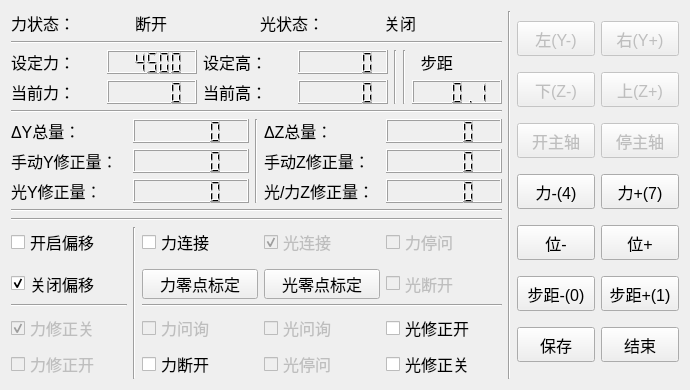
<?xml version="1.0" encoding="UTF-8"?>
<ui version="4.0">
 <class>FSWClass</class>
 <widget class="QWidget" name="FSWClass">
  <property name="geometry">
   <rect>
    <x>0</x>
    <y>0</y>
    <width>690</width>
    <height>390</height>
   </rect>
  </property>
  <property name="sizePolicy">
   <sizepolicy hsizetype="Minimum" vsizetype="Minimum">
    <horstretch>0</horstretch>
    <verstretch>0</verstretch>
   </sizepolicy>
  </property>
  <property name="minimumSize">
   <size>
    <width>690</width>
    <height>390</height>
   </size>
  </property>
  <property name="contextMenuPolicy">
   <enum>Qt::ActionsContextMenu</enum>
  </property>
  <property name="windowTitle">
   <string>FSW</string>
  </property>
  <property name="autoFillBackground">
   <bool>false</bool>
  </property>
  <layout class="QGridLayout" name="gridLayout_7">
   <item row="0" column="0">
    <layout class="QHBoxLayout" name="horizontalLayout" stretch="10,0,2">
     <item>
      <layout class="QVBoxLayout" name="verticalLayout" stretch="1,0,4,0,5,0,0,0">
       <item>
        <layout class="QGridLayout" name="gridLayout">
         <item row="0" column="0">
          <widget class="QLabel" name="mlabel1">
           <property name="font">
            <font>
             <pointsize>12</pointsize>
            </font>
           </property>
           <property name="text">
            <string>力状态：</string>
           </property>
          </widget>
         </item>
         <item row="0" column="1">
          <widget class="QLabel" name="mlabel_sri_status_connect">
           <property name="font">
            <font>
             <pointsize>12</pointsize>
            </font>
           </property>
           <property name="text">
            <string>断开</string>
           </property>
          </widget>
         </item>
         <item row="0" column="2">
          <widget class="QLabel" name="mlabel_rsie_status_onoff">
           <property name="enabled">
            <bool>true</bool>
           </property>
           <property name="font">
            <font>
             <pointsize>12</pointsize>
            </font>
           </property>
           <property name="text">
            <string>光状态：</string>
           </property>
          </widget>
         </item>
         <item row="0" column="3">
          <widget class="QLabel" name="mlabel_plaser_status_onoff">
           <property name="enabled">
            <bool>true</bool>
           </property>
           <property name="font">
            <font>
             <pointsize>12</pointsize>
            </font>
           </property>
           <property name="text">
            <string>关闭</string>
           </property>
          </widget>
         </item>
        </layout>
       </item>
       <item>
        <widget class="Line" name="line_3">
         <property name="orientation">
          <enum>Qt::Horizontal</enum>
         </property>
        </widget>
       </item>
       <item>
        <layout class="QGridLayout" name="gridLayout_5">
         <item row="0" column="0">
          <widget class="QLabel" name="label_2">
           <property name="enabled">
            <bool>true</bool>
           </property>
           <property name="font">
            <font>
             <pointsize>12</pointsize>
            </font>
           </property>
           <property name="text">
            <string>设定力：</string>
           </property>
          </widget>
         </item>
         <item row="0" column="1">
          <widget class="QLCDNumber" name="mlcdnumber_sri_fzsetting">
           <property name="enabled">
            <bool>true</bool>
           </property>
           <property name="font">
            <font>
             <family>Adobe 仿宋 Std R</family>
             <pointsize>16</pointsize>
             <weight>50</weight>
             <bold>false</bold>
            </font>
           </property>
           <property name="value" stdset="0">
            <double>4500.000000000000000</double>
           </property>
           <property name="intValue" stdset="0">
            <number>4500</number>
           </property>
          </widget>
         </item>
         <item row="1" column="0">
          <widget class="QLabel" name="label_25">
           <property name="font">
            <font>
             <pointsize>12</pointsize>
            </font>
           </property>
           <property name="text">
            <string>当前力：</string>
           </property>
          </widget>
         </item>
         <item row="1" column="1">
          <widget class="QLCDNumber" name="mlcdnumber_sri_Fz">
           <property name="enabled">
            <bool>true</bool>
           </property>
           <property name="minimumSize">
            <size>
             <width>0</width>
             <height>22</height>
            </size>
           </property>
           <property name="font">
            <font>
             <family>Adobe 黑体 Std R</family>
             <pointsize>16</pointsize>
            </font>
           </property>
          </widget>
         </item>
         <item row="0" column="6">
          <widget class="QLabel" name="label_19">
           <property name="font">
            <font>
             <pointsize>12</pointsize>
            </font>
           </property>
           <property name="text">
            <string>  步距</string>
           </property>
          </widget>
         </item>
         <item row="0" column="2">
          <widget class="QLabel" name="label_4">
           <property name="font">
            <font>
             <pointsize>12</pointsize>
            </font>
           </property>
           <property name="text">
            <string>设定高：</string>
           </property>
          </widget>
         </item>
         <item row="0" column="3">
          <widget class="QLCDNumber" name="mlcdnumber_plaser_vlotageset">
           <property name="value" stdset="0">
            <double>0.000000000000000</double>
           </property>
           <property name="intValue" stdset="0">
            <number>0</number>
           </property>
          </widget>
         </item>
         <item row="1" column="2">
          <widget class="QLabel" name="label_5">
           <property name="font">
            <font>
             <pointsize>12</pointsize>
            </font>
           </property>
           <property name="text">
            <string>当前高：</string>
           </property>
          </widget>
         </item>
         <item row="1" column="3">
          <widget class="QLCDNumber" name="mlcdnumber_plaser_vlotagenow"/>
         </item>
         <item row="1" column="6">
          <widget class="QLCDNumber" name="mlcdnumber_rsi_man_step">
           <property name="font">
            <font>
             <pointsize>12</pointsize>
            </font>
           </property>
           <property name="value" stdset="0">
            <double>0.100000000000000</double>
           </property>
          </widget>
         </item>
         <item row="0" column="5" rowspan="2">
          <widget class="Line" name="line_4">
           <property name="orientation">
            <enum>Qt::Vertical</enum>
           </property>
          </widget>
         </item>
         <item row="0" column="4" rowspan="2">
          <widget class="Line" name="line_9">
           <property name="orientation">
            <enum>Qt::Vertical</enum>
           </property>
          </widget>
         </item>
        </layout>
       </item>
       <item>
        <widget class="Line" name="line_2">
         <property name="orientation">
          <enum>Qt::Horizontal</enum>
         </property>
        </widget>
       </item>
       <item>
        <layout class="QGridLayout" name="gridLayout_4">
         <item row="0" column="0">
          <widget class="QLabel" name="label_18">
           <property name="enabled">
            <bool>true</bool>
           </property>
           <property name="font">
            <font>
             <pointsize>12</pointsize>
            </font>
           </property>
           <property name="text">
            <string>ΔY总量：</string>
           </property>
          </widget>
         </item>
         <item row="0" column="1">
          <widget class="QLCDNumber" name="lcdnumber_rsi_dy">
           <property name="enabled">
            <bool>true</bool>
           </property>
           <property name="minimumSize">
            <size>
             <width>0</width>
             <height>24</height>
            </size>
           </property>
           <property name="font">
            <font>
             <pointsize>12</pointsize>
            </font>
           </property>
          </widget>
         </item>
         <item row="0" column="3">
          <widget class="QLabel" name="label_21">
           <property name="font">
            <font>
             <pointsize>12</pointsize>
            </font>
           </property>
           <property name="text">
            <string>ΔZ总量：</string>
           </property>
          </widget>
         </item>
         <item row="0" column="4">
          <widget class="QLCDNumber" name="lcdnumber_rsi_dz">
           <property name="minimumSize">
            <size>
             <width>0</width>
             <height>24</height>
            </size>
           </property>
           <property name="font">
            <font>
             <pointsize>12</pointsize>
            </font>
           </property>
          </widget>
         </item>
         <item row="1" column="0">
          <widget class="QLabel" name="label_10">
           <property name="font">
            <font>
             <pointsize>12</pointsize>
            </font>
           </property>
           <property name="text">
            <string>手动Y修正量：</string>
           </property>
          </widget>
         </item>
         <item row="1" column="1">
          <widget class="QLCDNumber" name="mlcdnumber_rsi_man_sum_y">
           <property name="minimumSize">
            <size>
             <width>0</width>
             <height>24</height>
            </size>
           </property>
           <property name="font">
            <font>
             <pointsize>12</pointsize>
            </font>
           </property>
          </widget>
         </item>
         <item row="1" column="3">
          <widget class="QLabel" name="label_9">
           <property name="font">
            <font>
             <pointsize>12</pointsize>
            </font>
           </property>
           <property name="text">
            <string>手动Z修正量：</string>
           </property>
          </widget>
         </item>
         <item row="1" column="4">
          <widget class="QLCDNumber" name="mlcdnumber_rsi_man_sum_z">
           <property name="minimumSize">
            <size>
             <width>0</width>
             <height>24</height>
            </size>
           </property>
           <property name="font">
            <font>
             <pointsize>12</pointsize>
            </font>
           </property>
           <property name="smallDecimalPoint">
            <bool>false</bool>
           </property>
           <property name="value" stdset="0">
            <double>0.000000000000000</double>
           </property>
          </widget>
         </item>
         <item row="2" column="3">
          <widget class="QLabel" name="label_42">
           <property name="font">
            <font>
             <pointsize>12</pointsize>
            </font>
           </property>
           <property name="text">
            <string>光/力Z修正量：</string>
           </property>
          </widget>
         </item>
         <item row="2" column="4">
          <widget class="QLCDNumber" name="mlcdnumber_sri_correct_sum_z">
           <property name="enabled">
            <bool>true</bool>
           </property>
           <property name="minimumSize">
            <size>
             <width>0</width>
             <height>24</height>
            </size>
           </property>
           <property name="font">
            <font>
             <pointsize>12</pointsize>
            </font>
           </property>
          </widget>
         </item>
         <item row="2" column="0">
          <widget class="QLabel" name="label">
           <property name="font">
            <font>
             <pointsize>12</pointsize>
            </font>
           </property>
           <property name="text">
            <string>光Y修正量：</string>
           </property>
          </widget>
         </item>
         <item row="2" column="1">
          <widget class="QLCDNumber" name="lcdNumber">
           <property name="minimumSize">
            <size>
             <width>0</width>
             <height>24</height>
            </size>
           </property>
           <property name="font">
            <font>
             <pointsize>12</pointsize>
            </font>
           </property>
          </widget>
         </item>
         <item row="0" column="2" rowspan="3">
          <widget class="Line" name="line_10">
           <property name="orientation">
            <enum>Qt::Vertical</enum>
           </property>
          </widget>
         </item>
        </layout>
       </item>
       <item>
        <widget class="Line" name="line_5">
         <property name="orientation">
          <enum>Qt::Horizontal</enum>
         </property>
        </widget>
       </item>
       <item>
        <widget class="Line" name="line_11">
         <property name="orientation">
          <enum>Qt::Horizontal</enum>
         </property>
        </widget>
       </item>
       <item>
        <layout class="QGridLayout" name="gridLayout_6">
         <item row="6" column="3">
          <widget class="QCheckBox" name="checkBox_5">
           <property name="enabled">
            <bool>false</bool>
           </property>
           <property name="font">
            <font>
             <pointsize>12</pointsize>
            </font>
           </property>
           <property name="text">
            <string>光停问</string>
           </property>
           <property name="checked">
            <bool>false</bool>
           </property>
          </widget>
         </item>
         <item row="1" column="1" rowspan="6">
          <widget class="Line" name="line_6">
           <property name="orientation">
            <enum>Qt::Vertical</enum>
           </property>
          </widget>
         </item>
         <item row="4" column="2" colspan="3">
          <widget class="Line" name="line_7">
           <property name="orientation">
            <enum>Qt::Horizontal</enum>
           </property>
          </widget>
         </item>
         <item row="4" column="0">
          <widget class="Line" name="line_8">
           <property name="orientation">
            <enum>Qt::Horizontal</enum>
           </property>
          </widget>
         </item>
         <item row="1" column="0">
          <widget class="QCheckBox" name="checkbox_rsi_on">
           <property name="font">
            <font>
             <pointsize>12</pointsize>
            </font>
           </property>
           <property name="text">
            <string>开启偏移</string>
           </property>
          </widget>
         </item>
         <item row="3" column="0">
          <widget class="QCheckBox" name="checkbox_rsi_off">
           <property name="font">
            <font>
             <pointsize>12</pointsize>
            </font>
           </property>
           <property name="text">
            <string>关闭偏移</string>
           </property>
           <property name="checked">
            <bool>true</bool>
           </property>
          </widget>
         </item>
         <item row="5" column="0">
          <widget class="QCheckBox" name="mcheckbox_sri_status_off">
           <property name="enabled">
            <bool>false</bool>
           </property>
           <property name="font">
            <font>
             <pointsize>12</pointsize>
            </font>
           </property>
           <property name="text">
            <string>力修正关</string>
           </property>
           <property name="checked">
            <bool>true</bool>
           </property>
          </widget>
         </item>
         <item row="6" column="0">
          <widget class="QCheckBox" name="mcheckbox_sri_status_on">
           <property name="enabled">
            <bool>false</bool>
           </property>
           <property name="font">
            <font>
             <pointsize>12</pointsize>
            </font>
           </property>
           <property name="text">
            <string>力修正开</string>
           </property>
          </widget>
         </item>
         <item row="6" column="2">
          <widget class="QCheckBox" name="mcheckbox_sri_disconnect">
           <property name="font">
            <font>
             <pointsize>12</pointsize>
            </font>
           </property>
           <property name="text">
            <string>力断开</string>
           </property>
           <property name="checked">
            <bool>false</bool>
           </property>
          </widget>
         </item>
         <item row="6" column="4">
          <widget class="QCheckBox" name="mcheckbox_plaser_status_off">
           <property name="enabled">
            <bool>true</bool>
           </property>
           <property name="font">
            <font>
             <pointsize>12</pointsize>
            </font>
           </property>
           <property name="text">
            <string>光修正关</string>
           </property>
           <property name="checkable">
            <bool>false</bool>
           </property>
           <property name="checked">
            <bool>false</bool>
           </property>
          </widget>
         </item>
         <item row="5" column="4">
          <widget class="QCheckBox" name="mcheckbox_plaser_status_on">
           <property name="enabled">
            <bool>true</bool>
           </property>
           <property name="font">
            <font>
             <pointsize>12</pointsize>
            </font>
           </property>
           <property name="text">
            <string>光修正开</string>
           </property>
          </widget>
         </item>
         <item row="3" column="4">
          <widget class="QCheckBox" name="checkBox_4">
           <property name="enabled">
            <bool>false</bool>
           </property>
           <property name="font">
            <font>
             <pointsize>12</pointsize>
            </font>
           </property>
           <property name="text">
            <string>光断开</string>
           </property>
           <property name="checked">
            <bool>false</bool>
           </property>
          </widget>
         </item>
         <item row="3" column="2">
          <widget class="QPushButton" name="mpushbutton_sri_zero">
           <property name="minimumSize">
            <size>
             <width>78</width>
             <height>30</height>
            </size>
           </property>
           <property name="font">
            <font>
             <pointsize>12</pointsize>
            </font>
           </property>
           <property name="text">
            <string>力零点标定</string>
           </property>
          </widget>
         </item>
         <item row="1" column="3">
          <widget class="QCheckBox" name="checkBox_2">
           <property name="enabled">
            <bool>false</bool>
           </property>
           <property name="font">
            <font>
             <pointsize>12</pointsize>
            </font>
           </property>
           <property name="text">
            <string>光连接</string>
           </property>
           <property name="checked">
            <bool>true</bool>
           </property>
          </widget>
         </item>
         <item row="5" column="3">
          <widget class="QCheckBox" name="checkBox_3">
           <property name="enabled">
            <bool>false</bool>
           </property>
           <property name="font">
            <font>
             <pointsize>12</pointsize>
            </font>
           </property>
           <property name="text">
            <string>光问询</string>
           </property>
           <property name="checkable">
            <bool>false</bool>
           </property>
           <property name="checked">
            <bool>false</bool>
           </property>
          </widget>
         </item>
         <item row="3" column="3">
          <widget class="QPushButton" name="mpushbutton_plaser_zero">
           <property name="minimumSize">
            <size>
             <width>78</width>
             <height>30</height>
            </size>
           </property>
           <property name="font">
            <font>
             <pointsize>12</pointsize>
            </font>
           </property>
           <property name="text">
            <string>光零点标定</string>
           </property>
          </widget>
         </item>
         <item row="1" column="2">
          <widget class="QCheckBox" name="mcheckbox_sri_connect">
           <property name="enabled">
            <bool>true</bool>
           </property>
           <property name="font">
            <font>
             <pointsize>12</pointsize>
            </font>
           </property>
           <property name="text">
            <string>力连接</string>
           </property>
           <property name="checked">
            <bool>false</bool>
           </property>
          </widget>
         </item>
         <item row="5" column="2">
          <widget class="QCheckBox" name="mcheckbox_sri_ask">
           <property name="enabled">
            <bool>false</bool>
           </property>
           <property name="font">
            <font>
             <pointsize>12</pointsize>
            </font>
           </property>
           <property name="text">
            <string>力问询</string>
           </property>
          </widget>
         </item>
         <item row="1" column="4">
          <widget class="QCheckBox" name="mcheckbox_sri_stop">
           <property name="enabled">
            <bool>false</bool>
           </property>
           <property name="font">
            <font>
             <pointsize>12</pointsize>
            </font>
           </property>
           <property name="text">
            <string>力停问</string>
           </property>
           <property name="checked">
            <bool>false</bool>
           </property>
          </widget>
         </item>
        </layout>
       </item>
      </layout>
     </item>
     <item>
      <widget class="Line" name="line">
       <property name="orientation">
        <enum>Qt::Vertical</enum>
       </property>
      </widget>
     </item>
     <item>
      <layout class="QGridLayout" name="gridLayout_2">
       <item row="0" column="1">
        <widget class="QPushButton" name="mpushbutton_rsi_man_y_down">
         <property name="enabled">
          <bool>false</bool>
         </property>
         <property name="minimumSize">
          <size>
           <width>78</width>
           <height>35</height>
          </size>
         </property>
         <property name="maximumSize">
          <size>
           <width>85</width>
           <height>16777215</height>
          </size>
         </property>
         <property name="font">
          <font>
           <pointsize>12</pointsize>
          </font>
         </property>
         <property name="text">
          <string>左(Y-)</string>
         </property>
        </widget>
       </item>
       <item row="0" column="2">
        <widget class="QPushButton" name="mpushbutton_rsi_man_y_up">
         <property name="enabled">
          <bool>false</bool>
         </property>
         <property name="minimumSize">
          <size>
           <width>78</width>
           <height>35</height>
          </size>
         </property>
         <property name="maximumSize">
          <size>
           <width>85</width>
           <height>16777215</height>
          </size>
         </property>
         <property name="font">
          <font>
           <pointsize>12</pointsize>
          </font>
         </property>
         <property name="text">
          <string>右(Y+)</string>
         </property>
        </widget>
       </item>
       <item row="11" column="1">
        <widget class="QPushButton" name="mpushbutton_rsi_save">
         <property name="minimumSize">
          <size>
           <width>78</width>
           <height>35</height>
          </size>
         </property>
         <property name="maximumSize">
          <size>
           <width>85</width>
           <height>16777215</height>
          </size>
         </property>
         <property name="font">
          <font>
           <pointsize>12</pointsize>
          </font>
         </property>
         <property name="text">
          <string>保存</string>
         </property>
        </widget>
       </item>
       <item row="11" column="2">
        <widget class="QPushButton" name="mpushbutton_rsi_savedone">
         <property name="minimumSize">
          <size>
           <width>78</width>
           <height>35</height>
          </size>
         </property>
         <property name="maximumSize">
          <size>
           <width>85</width>
           <height>16777215</height>
          </size>
         </property>
         <property name="font">
          <font>
           <pointsize>12</pointsize>
          </font>
         </property>
         <property name="text">
          <string>结束</string>
         </property>
        </widget>
       </item>
       <item row="1" column="1">
        <widget class="QPushButton" name="mpushbutton_rsi_man_z_up">
         <property name="enabled">
          <bool>false</bool>
         </property>
         <property name="minimumSize">
          <size>
           <width>78</width>
           <height>35</height>
          </size>
         </property>
         <property name="maximumSize">
          <size>
           <width>85</width>
           <height>16777215</height>
          </size>
         </property>
         <property name="font">
          <font>
           <pointsize>12</pointsize>
          </font>
         </property>
         <property name="text">
          <string>下(Z-)</string>
         </property>
        </widget>
       </item>
       <item row="1" column="2">
        <widget class="QPushButton" name="mpushbutton_rsi_man_z_down">
         <property name="enabled">
          <bool>false</bool>
         </property>
         <property name="minimumSize">
          <size>
           <width>78</width>
           <height>35</height>
          </size>
         </property>
         <property name="maximumSize">
          <size>
           <width>85</width>
           <height>16777215</height>
          </size>
         </property>
         <property name="font">
          <font>
           <pointsize>12</pointsize>
          </font>
         </property>
         <property name="text">
          <string>上(Z+)</string>
         </property>
        </widget>
       </item>
       <item row="2" column="1">
        <widget class="QPushButton" name="mpushbutton_go_spindle_on">
         <property name="enabled">
          <bool>false</bool>
         </property>
         <property name="minimumSize">
          <size>
           <width>78</width>
           <height>35</height>
          </size>
         </property>
         <property name="maximumSize">
          <size>
           <width>85</width>
           <height>16777215</height>
          </size>
         </property>
         <property name="font">
          <font>
           <pointsize>12</pointsize>
          </font>
         </property>
         <property name="text">
          <string>开主轴</string>
         </property>
        </widget>
       </item>
       <item row="2" column="2">
        <widget class="QPushButton" name="mpushbutton_go_spindle_off">
         <property name="enabled">
          <bool>false</bool>
         </property>
         <property name="minimumSize">
          <size>
           <width>78</width>
           <height>35</height>
          </size>
         </property>
         <property name="maximumSize">
          <size>
           <width>85</width>
           <height>16777215</height>
          </size>
         </property>
         <property name="font">
          <font>
           <pointsize>12</pointsize>
          </font>
         </property>
         <property name="text">
          <string>停主轴</string>
         </property>
        </widget>
       </item>
       <item row="8" column="1">
        <widget class="QPushButton" name="mpushbutton_rsi_man_step_down">
         <property name="minimumSize">
          <size>
           <width>78</width>
           <height>35</height>
          </size>
         </property>
         <property name="maximumSize">
          <size>
           <width>85</width>
           <height>16777215</height>
          </size>
         </property>
         <property name="font">
          <font>
           <pointsize>12</pointsize>
          </font>
         </property>
         <property name="text">
          <string>步距-(0)</string>
         </property>
        </widget>
       </item>
       <item row="8" column="2">
        <widget class="QPushButton" name="mpushbutton_rsi_man_step_up">
         <property name="minimumSize">
          <size>
           <width>78</width>
           <height>35</height>
          </size>
         </property>
         <property name="maximumSize">
          <size>
           <width>85</width>
           <height>16777215</height>
          </size>
         </property>
         <property name="font">
          <font>
           <pointsize>12</pointsize>
          </font>
         </property>
         <property name="text">
          <string>步距+(1)</string>
         </property>
        </widget>
       </item>
       <item row="3" column="1">
        <widget class="QPushButton" name="mpushbutton_sri_fzsetting_down">
         <property name="enabled">
          <bool>true</bool>
         </property>
         <property name="minimumSize">
          <size>
           <width>78</width>
           <height>35</height>
          </size>
         </property>
         <property name="maximumSize">
          <size>
           <width>85</width>
           <height>16777215</height>
          </size>
         </property>
         <property name="font">
          <font>
           <pointsize>12</pointsize>
          </font>
         </property>
         <property name="text">
          <string>力-(4)</string>
         </property>
        </widget>
       </item>
       <item row="3" column="2">
        <widget class="QPushButton" name="mpushbutton_sri_fzsetting_up">
         <property name="enabled">
          <bool>true</bool>
         </property>
         <property name="minimumSize">
          <size>
           <width>78</width>
           <height>35</height>
          </size>
         </property>
         <property name="maximumSize">
          <size>
           <width>85</width>
           <height>16777215</height>
          </size>
         </property>
         <property name="font">
          <font>
           <pointsize>12</pointsize>
          </font>
         </property>
         <property name="text">
          <string>力+(7)</string>
         </property>
        </widget>
       </item>
       <item row="4" column="1">
        <widget class="QPushButton" name="mpushbutton_plaser_possetting_down">
         <property name="enabled">
          <bool>true</bool>
         </property>
         <property name="minimumSize">
          <size>
           <width>78</width>
           <height>35</height>
          </size>
         </property>
         <property name="maximumSize">
          <size>
           <width>85</width>
           <height>16777215</height>
          </size>
         </property>
         <property name="font">
          <font>
           <pointsize>12</pointsize>
          </font>
         </property>
         <property name="text">
          <string>位-</string>
         </property>
        </widget>
       </item>
       <item row="4" column="2">
        <widget class="QPushButton" name="mpushbutton_plaser_possetting_up">
         <property name="enabled">
          <bool>true</bool>
         </property>
         <property name="minimumSize">
          <size>
           <width>78</width>
           <height>35</height>
          </size>
         </property>
         <property name="maximumSize">
          <size>
           <width>85</width>
           <height>16777215</height>
          </size>
         </property>
         <property name="font">
          <font>
           <pointsize>12</pointsize>
          </font>
         </property>
         <property name="text">
          <string>位+</string>
         </property>
        </widget>
       </item>
      </layout>
     </item>
    </layout>
   </item>
  </layout>
 </widget>
 <layoutdefault spacing="6" margin="11"/>
 <resources/>
 <connections/>
 <slots>
  <slot>onbuton()</slot>
 </slots>
</ui>
